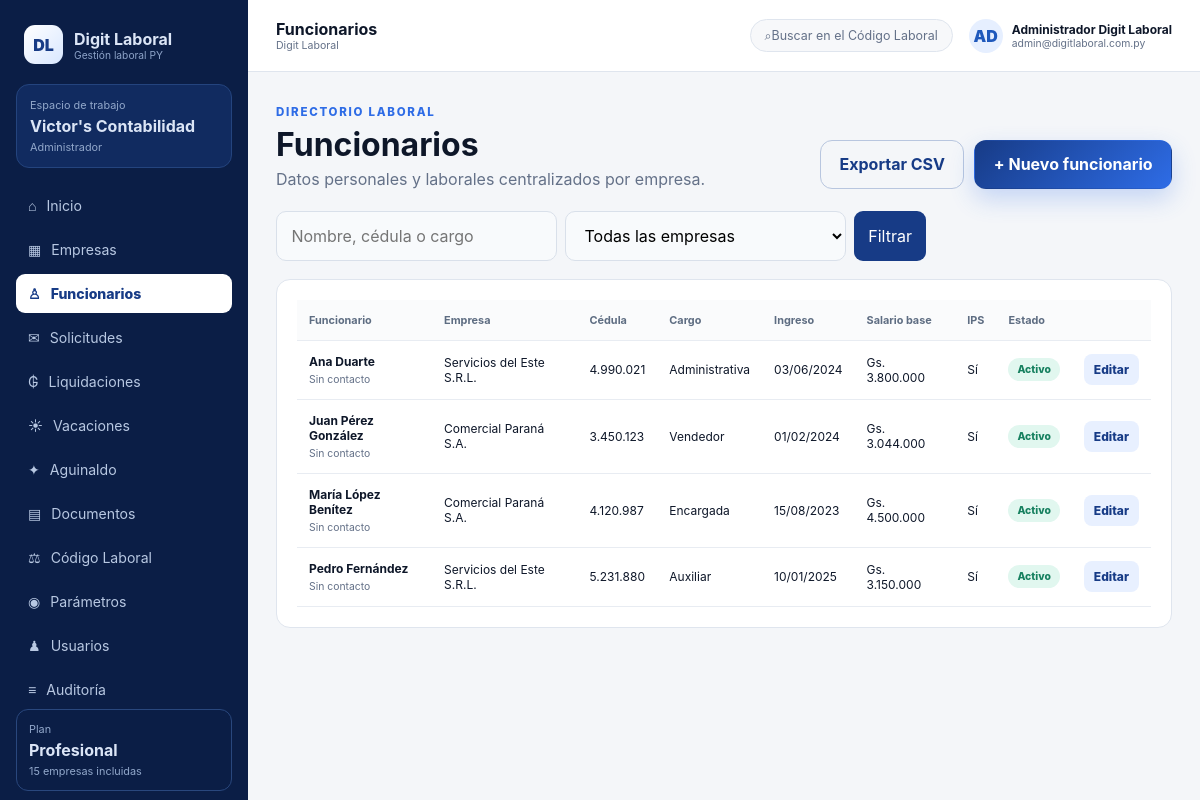
/app/employees (signed in), run on the app's committed database.
### app/models.py (models this page shows)
class Studio(Base):
    __tablename__ = "studios"
    id: Mapped[int] = mapped_column(primary_key=True)
    name: Mapped[str] = mapped_column(String(180), unique=True)
    ruc: Mapped[str] = mapped_column(String(40), default="")
    phone: Mapped[str] = mapped_column(String(60), default="")
    plan_name: Mapped[str] = mapped_column(String(80), default="Profesional")
    company_limit: Mapped[int] = mapped_column(Integer, default=15)
    active: Mapped[bool] = mapped_column(Boolean, default=True)
    payment_status: Mapped[str] = mapped_column(String(30), default="Activo")
    next_payment_at: Mapped[Optional[date]] = mapped_column(Date, nullable=True)
    created_at: Mapped[datetime] = mapped_column(DateTime, default=lambda: datetime.now(UTC))
    users: Mapped[list["User"]] = relationship(back_populates="studio")
    companies: Mapped[list["Company"]] = relationship(back_populates="studio", cascade="all, delete-orphan")

class User(Base):
    __tablename__ = "users"
    id: Mapped[int] = mapped_column(primary_key=True)
    studio_id: Mapped[Optional[int]] = mapped_column(ForeignKey("studios.id"), nullable=True, index=True)
    company_id: Mapped[Optional[int]] = mapped_column(ForeignKey("companies.id"), nullable=True, index=True)
    full_name: Mapped[str] = mapped_column(String(160))
    email: Mapped[str] = mapped_column(String(180), unique=True, index=True)
    password_hash: Mapped[str] = mapped_column(String(300))
    role: Mapped[str] = mapped_column(String(40), default="auxiliar")
    active: Mapped[bool] = mapped_column(Boolean, default=True)
    must_change_password: Mapped[bool] = mapped_column(Boolean, default=True)
    last_login_at: Mapped[Optional[datetime]] = mapped_column(DateTime, nullable=True)
    created_at: Mapped[datetime] = mapped_column(DateTime, default=lambda: datetime.now(UTC))
    studio: Mapped[Optional[Studio]] = relationship(back_populates="users")
    company: Mapped[Optional["Company"]] = relationship(back_populates="users")

class Employee(Base):
    __tablename__ = "employees"
    __table_args__ = (UniqueConstraint("company_id", "document_number", name="uq_employee_document_per_company"),)
    id: Mapped[int] = mapped_column(primary_key=True)
    company_id: Mapped[int] = mapped_column(ForeignKey("companies.id"), index=True)
    branch_id: Mapped[Optional[int]] = mapped_column(ForeignKey("branches.id"), nullable=True)
    full_name: Mapped[str] = mapped_column(String(180), index=True)
    document_number: Mapped[str] = mapped_column(String(40), index=True)
    birth_date: Mapped[Optional[date]] = mapped_column(Date, nullable=True)
    position: Mapped[str] = mapped_column(String(140), default="")
    admission_date: Mapped[date] = mapped_column(Date, default=date.today)
    contract_type: Mapped[str] = mapped_column(String(80), default="Tiempo indefinido")
    payment_frequency: Mapped[str] = mapped_column(String(40), default="Mensual")
    base_salary: Mapped[int] = mapped_column(Integer, default=0)
    ips_contributor: Mapped[bool] = mapped_column(Boolean, default=True)
    email: Mapped[str] = mapped_column(String(180), default="")
    phone: Mapped[str] = mapped_column(String(60), default="")
    address: Mapped[str] = mapped_column(String(240), default="")
    status: Mapped[str] = mapped_column(String(30), default="Activo")
    termination_date: Mapped[Optional[date]] = mapped_column(Date, nullable=True)
    notes: Mapped[str] = mapped_column(Text, default="")
    created_at: Mapped[datetime] = mapped_column(DateTime, default=lambda: datetime.now(UTC))
    company: Mapped[Company] = relationship(back_populates="employees")
    branch: Mapped[Optional[Branch]] = relationship()
    payroll_lines: Mapped[list["PayrollLine"]] = relationship(back_populates="employee")

class Company(Base):
    __tablename__ = "companies"
    __table_args__ = (UniqueConstraint("studio_id", "ruc", name="uq_company_ruc_per_studio"),)
    id: Mapped[int] = mapped_column(primary_key=True)
    studio_id: Mapped[int] = mapped_column(ForeignKey("studios.id"), index=True)
    legal_name: Mapped[str] = mapped_column(String(200), index=True)
    trade_name: Mapped[str] = mapped_column(String(160), default="")
    ruc: Mapped[str] = mapped_column(String(40), index=True)
    city: Mapped[str] = mapped_column(String(100), default="Ciudad del Este")
    address: Mapped[str] = mapped_column(String(240), default="")
    phone: Mapped[str] = mapped_column(String(60), default="")
    email: Mapped[str] = mapped_column(String(180), default="")
    legal_representative: Mapped[str] = mapped_column(String(180), default="")
    ips_employer_number: Mapped[str] = mapped_column(String(80), default="")
    mtess_employer_number: Mapped[str] = mapped_column(String(80), default="")
    responsible_name: Mapped[str] = mapped_column(String(160), default="Sin asignar")
    status: Mapped[str] = mapped_column(String(30), default="Activa")
    notes: Mapped[str] = mapped_column(Text, default="")
    created_at: Mapped[datetime] = mapped_column(DateTime, default=lambda: datetime.now(UTC))
    studio: Mapped[Studio] = relationship(back_populates="companies")
    branches: Mapped[list["Branch"]] = relationship(back_populates="company", cascade="all, delete-orphan")
    employees: Mapped[list["Employee"]] = relationship(back_populates="company", cascade="all, delete-orphan")
    requests: Mapped[list["CompanyRequest"]] = relationship(back_populates="company", cascade="all, delete-orphan")
    users: Mapped[list[User]] = relationship(back_populates="company")
    payrolls: Mapped[list["Payroll"]] = relationship(back_populates="company", cascade="all, delete-orphan")
    documents: Mapped[list["Document"]] = relationship(back_populates="company", cascade="all, delete-orphan")

### app/main.py (the view)
@app.get("/app/employees", response_class=HTMLResponse)
def employees_page(request: Request, q: str = "", company_id: int | None = None, user: User = Depends(require_user), db: Session = Depends(get_db)):
    company_ids = company_ids_for_user(db, user)
    query = select(Employee).where(Employee.company_id.in_(company_ids)) if company_ids else select(Employee).where(False)
    if company_id and company_id in company_ids:
        query = query.where(Employee.company_id == company_id)
    if q.strip():
        term = f"%{q.strip()}%"
        query = query.where(or_(Employee.full_name.ilike(term), Employee.document_number.ilike(term), Employee.position.ilike(term)))
    employees = list(db.scalars(query.order_by(Employee.full_name)))
    companies = list(db.scalars(select(Company).where(Company.id.in_(company_ids)).order_by(Company.legal_name))) if company_ids else []
    branches = list(db.scalars(select(Branch).where(Branch.company_id.in_(company_ids)).order_by(Branch.name))) if company_ids else []
    minimum_salary = db.scalar(select(LaborParameter).where(LaborParameter.key == "minimum_monthly_salary_general", LaborParameter.active.is_(True)))
    return render(request, "employees.html", db, user, employees=employees, companies=companies, branches=branches, q=q, selected_company=company_id, minimum_salary=minimum_salary)

### app/templates/employees.html (shortened to what this page needs)
{% extends "base.html" %}
{% block page_name %}Funcionarios{% endblock %}
{% block content %}
<div class="page-header"><div><span class="eyebrow">DIRECTORIO LABORAL</span><h1>Funcionarios</h1><p>Datos personales y laborales centralizados por empresa.</p></div><div class="header-actions"><a class="btn outline" href="/app/export/employees.csv">Exportar CSV</a>{% if user.role != 'empresa' %}<button class="btn primary" type="button" data-modal-open="employeeModal">+ Nuevo funcionario</button>{% endif %}</div></div>
<div class="toolbar"><form method="get" class="search-form multi"><input name="q" value="{{ q }}" placeholder="Nombre, cédula o cargo"><select name="company_id"><option value="">Todas las empresas</option></select><button type="submit">Filtrar</button></form></div>
<section class="panel table-panel"><div class="table-wrap"><table><thead><tr><th>Funcionario</th><th>Empresa</th><th>Cédula</th><th>Cargo</th><th>Ingreso</th><th>Salario base</th><th>IPS</th><th>Estado</th><th></th></tr></thead><tbody>{% for employee in employees %}<tr><td><b>{{ employee.full_name }}</b><small class="table-sub">{{ employee.email or employee.phone or 'Sin contacto' }}</small></td><td>{{ employee.company.legal_name }}</td><td>{{ employee.document_number }}</td><td>{{ employee.position }}</td><td>{{ employee.admission_date|fecha }}</td><td>Gs. {{ employee.base_salary|gs }}{% if minimum_salary and employee.base_salary < minimum_salary.value %}<small class="salary-alert">Revisar referencia mínima general</small>{% endif %}</td><td>{{ 'Sí' if employee.ips_contributor else 'No' }}</td><td><span class="status-pill {{ employee.status|lower }}">{{ employee.status }}</span></td><td>{% if user.role != 'empresa' %}<button class="table-save" type="button" data-modal-open="editEmployee{{ employee.id }}">Editar</button>{% endif %}</td></tr>{% else %}<tr><td colspan="9" class="empty-state">No hay funcionarios para mostrar.</td></tr>{% endfor %}</tbody></table></div></section>
{% endblock %}

### app/templates/base.html (shortened to what this page needs)
<!doctype html>
<html lang="es">
<head>
  <link rel="stylesheet" href="{{ url_for('static', path='app.css') }}">
</head>
<body class="{% if user %}app-body{% else %}public-body{% endif %}">
{% if user %}
  <aside class="sidebar" id="sidebar">
    <a class="brand" href="{{ '/admin' if user.role == 'superadmin' else '/app' }}">
      <span class="brand-mark">DL</span>
      <span><strong>Digit Laboral</strong><small>Gestión laboral PY</small></span>
    </a>
    <div class="workspace-card">
      <span>Espacio de trabajo</span>
      <strong>{% if user.role == 'superadmin' %}Administración general{% elif studio %}{{ studio.name }}{% else %}Empresa vinculada{% endif %}</strong>
      <small>{{ user.role|replace('superadmin','Administrador general')|capitalize }}</small>
    </div>
    <nav class="side-nav">
      {% if user.role == 'superadmin' %}
        <a class="{{ 'active' if active_path.startswith('/admin') else '' }}" href="/admin"><span>⌂</span>Administración</a>
      {% else %}
        <a class="{{ 'active' if active_path == '/app' else '' }}" href="/app"><span>⌂</span>Inicio</a>
        <a class="{{ 'active' if active_path.startswith('/app/companies') else '' }}" href="/app/companies"><span>▦</span>Empresas</a>
        <a class="{{ 'active' if active_path.startswith('/app/employees') else '' }}" href="/app/employees"><span>♙</span>Funcionarios</a>
        <a class="{{ 'active' if active_path.startswith('/app/requests') else '' }}" href="/app/requests"><span>✉</span>Solicitudes</a>
        <a class="{{ 'active' if active_path.startswith('/app/payrolls') else '' }}" href="/app/payrolls"><span>₲</span>Liquidaciones</a>
        <a class="{{ 'active' if active_path.startswith('/app/vacations') else '' }}" href="/app/vacations"><span>☀</span>Vacaciones</a>
        <a class="{{ 'active' if active_path.startswith('/app/aguinaldo') else '' }}" href="/app/aguinaldo"><span>✦</span>Aguinaldo</a>
        <a class="{{ 'active' if active_path.startswith('/app/documents') else '' }}" href="/app/documents"><span>▤</span>Documentos</a>
        <a class="{{ 'active' if active_path.startswith('/app/labor-code') else '' }}" href="/app/labor-code"><span>⚖</span>Código Laboral</a>
        <a class="{{ 'active' if active_path.startswith('/app/parameters') else '' }}" href="/app/parameters"><span>◉</span>Parámetros</a>
        {% if user.role == 'administrador' %}
          <a class="{{ 'active' if active_path.startswith('/app/users') else '' }}" href="/app/users"><span>♟</span>Usuarios</a>
          <a class="{{ 'active' if active_path.startswith('/app/audit') else '' }}" href="/app/audit"><span>≡</span>Auditoría</a>
        {% endif %}
      {% endif %}
    </nav>
    <div class="sidebar-bottom">
      {% if studio %}<div class="plan-box"><span>Plan</span><strong>{{ studio.plan_name }}</strong><small>{{ studio.company_limit }} empresas incluidas</small></div>{% endif %}
    </div>
  </aside>
  <div class="app-shell">
    <header class="topbar">
      <div class="topbar-title"><strong>{% block page_name %}Panel{% endblock %}</strong><small>Digit Laboral</small></div>
      <div class="top-actions">
        {% if user.role != 'superadmin' %}<a class="global-search" href="/app/labor-code"><span>⌕</span><span>Buscar en el Código Laboral</span></a>{% endif %}
        <div class="user-chip"><span class="avatar">{{ user.full_name[:2]|upper }}</span><span><b>{{ user.full_name }}</b><small>{{ user.email }}</small></span></div>
      </div>
    </header>
    <main class="main-content">{% block content %}{% endblock %}</main>
  </div>
{% else %}
  {% block public_content %}{% endblock %}
{% endif %}
</body>
</html>

### data on the page
Studio: name "Victor's Contabilidad", plan_name "Profesional", company_limit "15"
User: role "Administrador", full_name "AD", full_name "Administrador Digit Laboral", email "admin@digitlaboral.com.py"
Employee: full_name "Ana Duarte", email+phone "Sin contacto", company.legal_name "Servicios del Este S.R.L.", document_number "4.990.021", position "Administrativa", admission_date|fecha "03/06/2024", base_salary|gs "3.800.000", ips_contributor "Sí", status "Activo"
Employee: full_name "Juan Pérez González", email+phone "Sin contacto", company.legal_name "Comercial Paraná S.A.", document_number "3.450.123", position "Vendedor", admission_date|fecha "01/02/2024", base_salary|gs "3.044.000", ips_contributor "Sí", status "Activo"
Employee: full_name "María López Benítez", email+phone "Sin contacto", company.legal_name "Comercial Paraná S.A.", document_number "4.120.987", position "Encargada", admission_date|fecha "15/08/2023", base_salary|gs "4.500.000", ips_contributor "Sí", status "Activo"
Employee: full_name "Pedro Fernández", email+phone "Sin contacto", company.legal_name "Servicios del Este S.R.L.", document_number "5.231.880", position "Auxiliar", admission_date|fecha "10/01/2025", base_salary|gs "3.150.000", ips_contributor "Sí", status "Activo"
